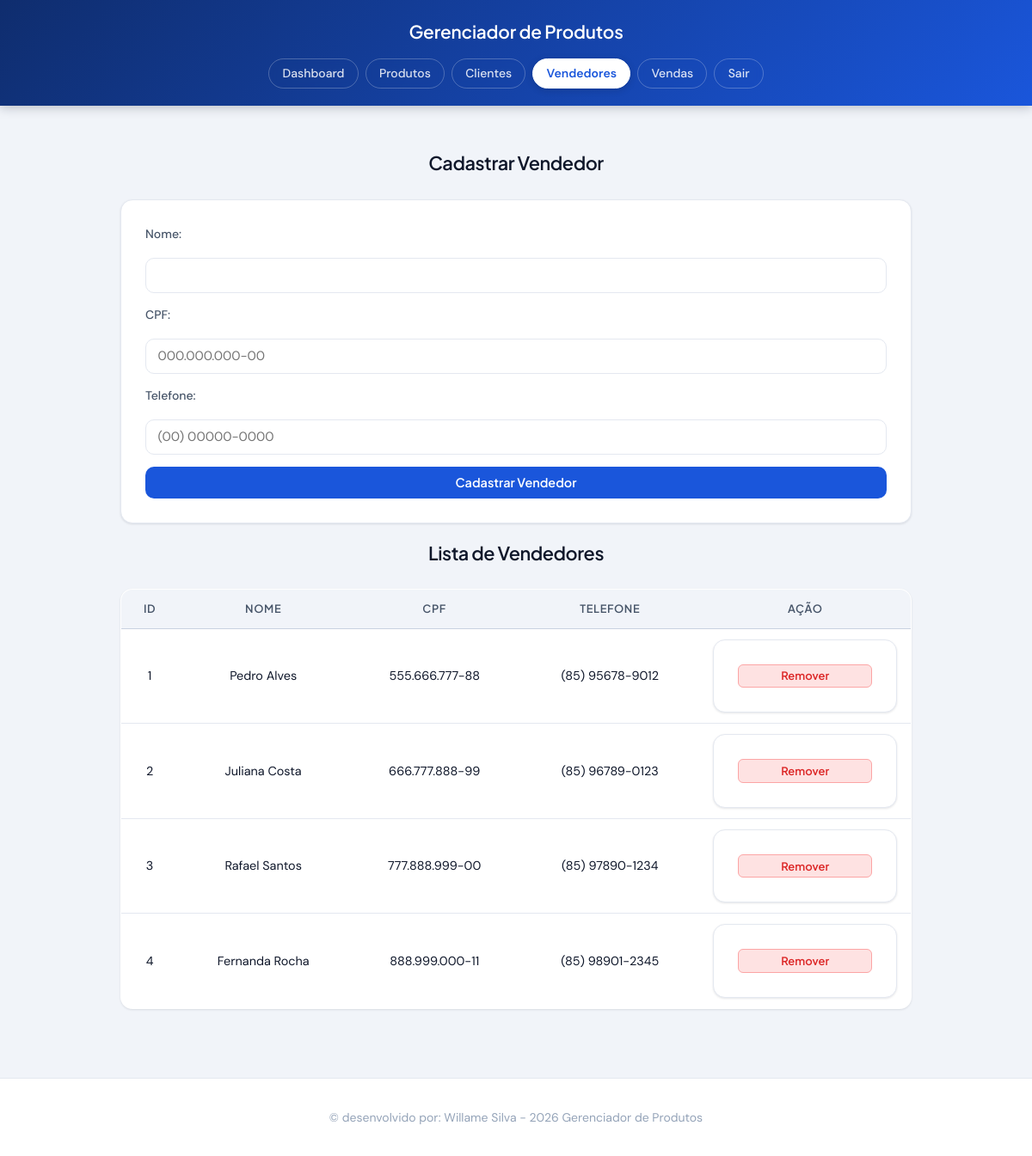
Screenshot of /vendedores (signed in) with the database file from the repository.
### tables this page shows
CREATE TABLE vendedores (
            id INTEGER PRIMARY KEY AUTOINCREMENT,
            nome TEXT NOT NULL,
            cpf TEXT NOT NULL,
            telefone TEXT NOT NULL
        );

### app.py (the view)
@app.route('/vendedores')
@login_required
def vendedores():
    conn = get_db_connection()
    vendedores = conn.execute("SELECT * FROM vendedores").fetchall()
    conn.close()
    return render_template('vendedores.html', vendedores=vendedores)

### app.py (called while the page is built)
def get_db_connection():
    conn = sqlite3.connect(DATABASE)
    conn.row_factory = sqlite3.Row
    conn.execute("PRAGMA foreign_keys=ON;")
    return conn

@app.before_request
def controlar_sessao():
    if 'usuario_id' in session:
        agora = datetime.utcnow()
        ultima_atividade = session.get('last_activity')
        if ultima_atividade:
            ultima_atividade = datetime.fromisoformat(ultima_atividade)
            if agora - ultima_atividade > INACTIVITY_TIMEOUT:
                session.clear()
                flash('Sua sessão expirou por inatividade. Faça login novamente.')
                return redirect(url_for('login'))
        session['last_activity'] = agora.isoformat()
        session.permanent = True

def login_required(f):
    @wraps(f)
    def decorated_function(*args, **kwargs):
        if 'usuario_id' not in session:
            return redirect(url_for('login'))
        return f(*args, **kwargs)
    return decorated_function

### templates/vendedores.html (shortened to what this page needs)
<!DOCTYPE html>
<html lang="pt-br">
<head>
  <link rel="stylesheet" href="{{ url_for('static', filename='styles.css') }}">
</head>
<body>
  <header>
    <h1>Gerenciador de Produtos</h1>
    <nav>
      <a href="/">Dashboard</a>
      <a href="/produtos">Produtos</a>
      <a href="/clientes">Clientes</a>
      <a href="/vendedores" class="ativo">Vendedores</a>
      <a href="/vendas">Vendas</a>
      <a href="/logout">Sair</a>
    </nav>
  </header>
  <main>
    <section class="form-section">
      <h2>Cadastrar Vendedor</h2>
      <form action="/add_vendedor" method="POST">
        <label for="nome">Nome:</label>
        <input type="text" id="nome" name="nome" required>
        <label for="cpf">CPF:</label>
        <input type="text" id="cpf" name="cpf" placeholder="000.000.000-00" required>
        <label for="telefone">Telefone:</label>
        <input type="text" id="telefone" name="telefone" placeholder="(00) 00000-0000" required>
        <button type="submit">Cadastrar Vendedor</button>
      </form>
    </section>
    <section class="table-section">
      <h2>Lista de Vendedores</h2>
      <table>
        <thead>
          <tr>
            <th>ID</th>
            <th>Nome</th>
            <th>CPF</th>
            <th>Telefone</th>
            <th>Ação</th>
          </tr>
        </thead>
        <tbody>
          {% if vendedores %}
          {% for vendedor in vendedores %}
          <tr>
            <td>{{ vendedor[0] }}</td>
            <td>{{ vendedor[1] }}</td>
            <td>{{ vendedor[2] }}</td>
            <td>{{ vendedor[3] }}</td>
            <td>
              <form action="/delete_vendedor/{{ vendedor[0] }}" method="POST" onsubmit="return confirm('Remover este vendedor?')">
                <button type="submit" class="btn-remover">Remover</button>
              </form>
            </td>
          </tr>
          {% endfor %}
          {% else %}
          <tr>
            <td colspan="5">Nenhum vendedor cadastrado.</td>
          </tr>
          {% endif %}
        </tbody>
      </table>
    </section>
  </main>
  <footer>
    <p>© desenvolvido por: Willame Silva - 2026 Gerenciador de Produtos</p>
  </footer>
</body>
</html>

### rows the page displays
vendedores: id "1", nome "Pedro Alves", cpf "555.666.777-88", telefone "(85) 95678-9012"
vendedores: id "2", nome "Juliana Costa", cpf "666.777.888-99", telefone "(85) 96789-0123"
vendedores: id "3", nome "Rafael Santos", cpf "777.888.999-00", telefone "(85) 97890-1234"
vendedores: id "4", nome "Fernanda Rocha", cpf "888.999.000-11", telefone "(85) 98901-2345"
